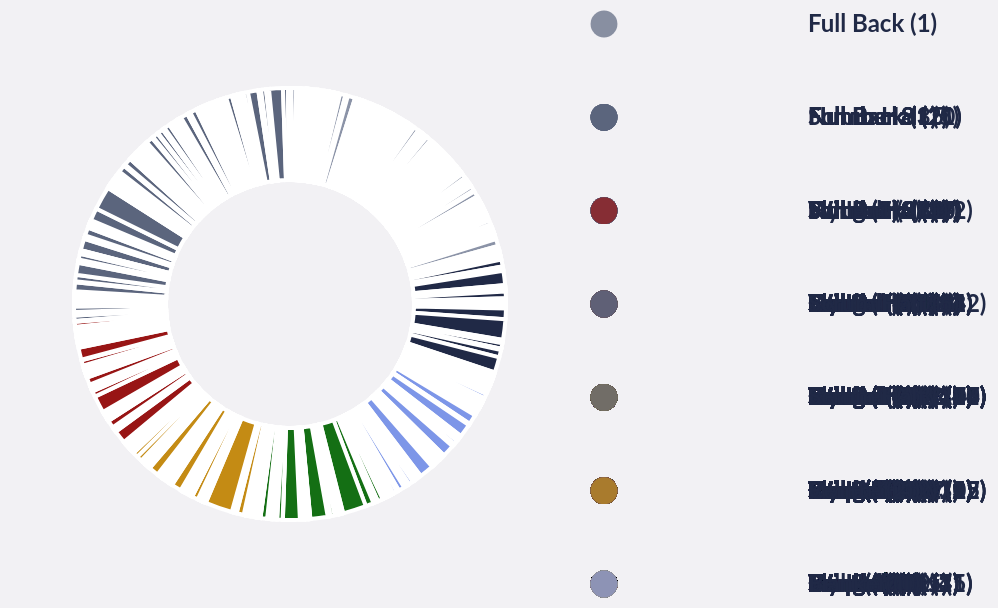

The specification (Vega-Lite) saved for this image:
### Vega-Lite specification from a JSON file in a GitHub repository (floating-point values rounded to 4 significant figures; data arrays with more than 128 entries replaced by an {"elided": "..."} marker saying what was removed)
{"config": {"axis": {"labelFont": "PT Sans Narrow, Helvetica Neue, Helvetica, Arial, sans-serif", "titleFont": "PT Sans Narrow, Helvetica Neue, Helvetica, Arial, sans-serif", "labelFontSize": 13, "titleFontSize": 24, "gridColor": "#202947", "gridOpacity": 0.2, "zindex": 1}, "text": {"font": "Lato, sans-serif"}, "bar": {"cornerRadiusEnd": 5}, "header": {"labelFont": "PT Sans Narrow, Helvetica Neue, Helvetica, Arial, sans-serif", "titleFont": "PT Sans Narrow, Helvetica Neue, Helvetica, Arial, sans-serif", "labelFontSize": 24, "titleFontSize": 28, "labelFontWeight": "bold", "orient": "left"}, "legend": {"labelFont": "PT Sans Narrow, Helvetica Neue, Helvetica, Arial, sans-serif", "titleFont": "PT Sans Narrow, Helvetica Neue, Helvetica, Arial, sans-serif", "labelFontSize": 14, "titleFontSize": 16, "titlePadding": 5, "fillColor": "white", "strokeColor": "black", "padding": 10, "titleFontWeight": "lighter", "titleFontStyle": "italic", "titleColor": "gray", "offset": 10}, "title": {"font": "PT Sans Narrow, Helvetica Neue, Helvetica, Arial, sans-serif", "fontSize": 48, "fontWeight": "bold", "anchor": "start", "align": "center", "titlePadding": 20, "subtitlePadding": 10, "subtitleFontSize": 13, "subtitleColor": "", "subtitleFontStyle": "italic", "offset": 15, "color": "black"}, "axisX": {"labelAngle": 0}, "facet": {"title": null, "header": null, "align": {"row": "each", "column": "each"}}, "resolve": {"scale": {"y": "independent", "facet": "independent"}}, "background": "#f2f1f4", "scale": {"offsetBandPaddingOuter": 0.2, "offsetBandPaddingInner": 0.1}, "view": {"strokeWidth": 0}}, "hconcat": [{"mark": {"type": "arc", "innerRadius": 62, "outerRadius": 108, "stroke": "#ffffff", "strokeWidth": 2}, "encoding": {"color": {"field": "position", "legend": null, "scale": {"domain": ["Prop", "Flanker", "Second Row", "Centre", "Wing", "Fly Half", "Hooker", "Scrum Half", "Full Back", "Number 8", "Bench"], "range": ["#202946", "#7d96e8", "#146f14", "#c48b14", "#981515", "#5b657d", "#5b657d", "#5b657d", "#5b657d", "#5b657d", "#8b93a7"]}, "sort": {"field": "sort_order", "op": "min", "order": "ascending"}, "type": "nominal"}, "order": {"field": "sort_order", "sort": "ascending", "type": "quantitative"}, "theta": {"field": "appearances", "title": "Appearances", "type": "quantitative"}, "tooltip": [{"field": "player", "title": "Player", "type": "nominal"}, {"field": "position", "title": "Position", "type": "nominal"}, {"field": "appearances", "title": "Appearances", "type": "quantitative"}, {"field": "starts", "title": "Starts", "type": "quantitative"}]}, "height": 280, "width": 280}, {"mark": {"type": "point", "filled": true, "shape": "circle", "size": 180}, "encoding": {"color": {"field": "position", "legend": null, "scale": {"domain": ["Prop", "Flanker", "Second Row", "Centre", "Wing", "Fly Half", "Hooker", "Scrum Half", "Full Back", "Number 8", "Bench"], "range": ["#202946", "#7d96e8", "#146f14", "#c48b14", "#981515", "#5b657d", "#5b657d", "#5b657d", "#5b657d", "#5b657d", "#8b93a7"]}, "sort": {"field": "sort_order", "op": "min", "order": "ascending"}, "type": "nominal"}, "tooltip": [{"field": "position", "title": "Position", "type": "nominal"}, {"field": "appearances", "title": "Appearances", "type": "quantitative"}, {"field": "starts", "title": "Starts", "type": "quantitative"}], "y": {"axis": null, "field": "label_y", "title": null, "type": "quantitative"}}, "height": 280, "transform": [{"window": [{"op": "row_number", "field": "", "as": "label_row_number"}], "groupby": ["player"], "sort": [{"field": "sort_order", "order": "ascending"}]}, {"calculate": "datum.label_row_number - 1", "as": "label_y"}], "width": 18}, {"mark": {"type": "text", "align": "left", "baseline": "middle", "color": "#202946", "dx": 0, "fontSize": 12, "fontWeight": "bold"}, "encoding": {"text": {"field": "label", "type": "nominal"}, "y": {"axis": null, "field": "label_y", "title": null, "type": "quantitative"}}, "height": 280, "transform": [{"window": [{"op": "row_number", "field": "", "as": "label_row_number"}], "groupby": ["player"], "sort": [{"field": "sort_order", "order": "ascending"}]}, {"calculate": "datum.label_row_number - 1", "as": "label_y"}], "width": 170}], "data": {"name": "data-d3f391896ec7b58b693270c0df647ca0"}, "resolve": {"scale": {"color": "shared"}}, "spacing": 8, "$schema": "https://vega.github.io/schema/vega-lite/v5.20.1.json", "datasets": {"data-d3f391896ec7b58b693270c0df647ca0": {"elided": "769 records"}}}
